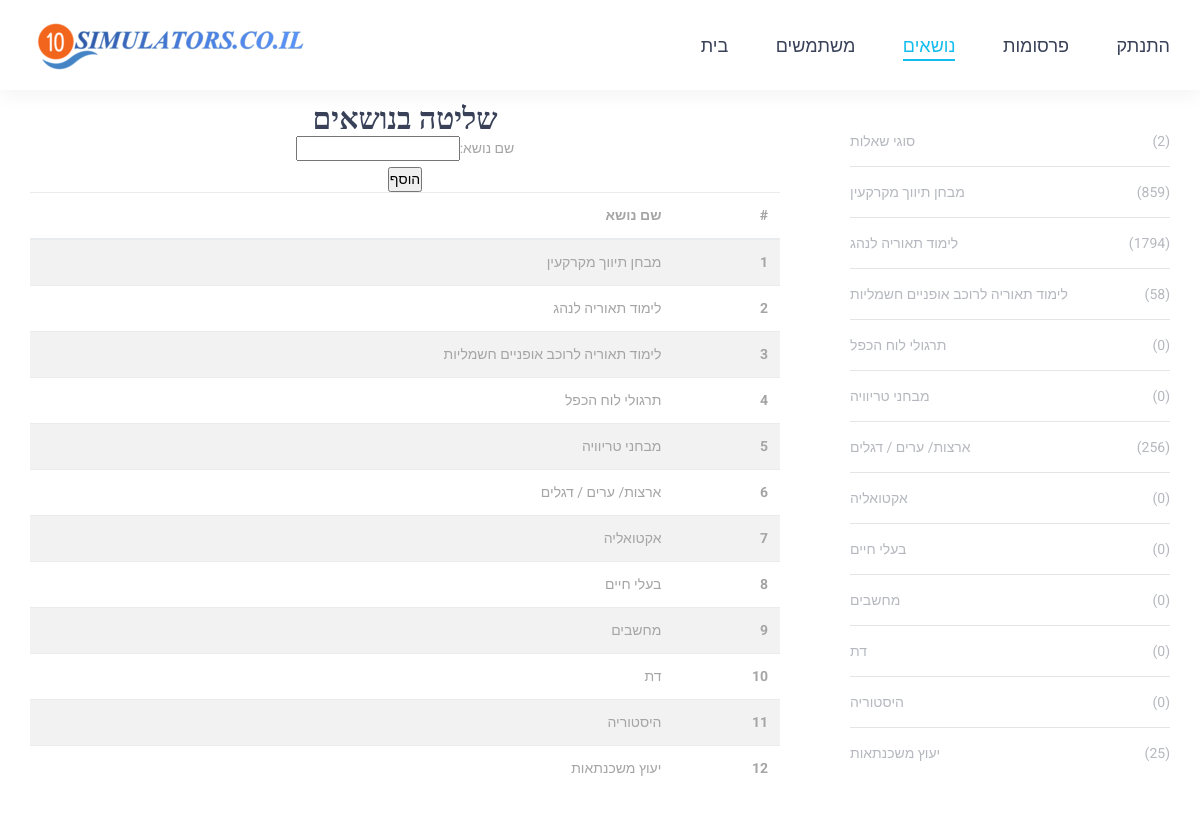
The app's page /admin/subjects.php (signed in) with its own data.
### tables this page shows
CREATE TABLE `subjectquestions` (
  `idSubjectQuestion` int(11) NOT NULL,
  `Subject_name` varchar(45) NOT NULL
);

### DB/dbconnect.php (called while the page is built, shortened)
<?php
class dbconnect {
    private $conn;
    public function __construct() {
        $this->conn = new mysqli("127.0.0.1", "root", "", "lomda");
        $this->conn->set_charset("utf8");
    }
    public function GetAllSubjectQuestions() {
        return $this->conn->query("SELECT * FROM subjectquestions");
    }
    public function GetAllQuestionType() {
        return $this->conn->query("SELECT * FROM questiontype");
    }
    public function GetAllQuestionsBySubjectId($id) {
        return $this->conn->query("SELECT * FROM questiontype,questions where questiontype.idQuestionType=questions.idQuestionType and idSubjectQuestion=$id");
    }
}

### admin/subjects.php (the view, shortened to what this page needs)
<?php
include_once '../DB/dbconnect.php';
$db = new dbconnect();
?>
<!DOCTYPE html>
<html lang="he">
    <head>
        <link rel="stylesheet" type="text/css" href="../styles/bootstrap4/bootstrap.min.css">
        <link href="../plugins/font-awesome-4.7.0/css/font-awesome.min.css" rel="stylesheet" type="text/css">
        <link href="../plugins/colorbox/colorbox.css" rel="stylesheet" type="text/css">
        <link rel="stylesheet" type="text/css" href="../styles/blog_single.css">
        <link rel="stylesheet" type="text/css" href="../styles/blog_single_responsive.css">
    </head>
    <body>
        <div class="super_container">
            <header class="header">
                <div class="header_container">
                    <div class="container">
                        <div class="row">
                            <div class="col">
                                <div class="header_content d-flex flex-row align-items-center justify-content-start">
                                    <div class="logo_container">
                                        <a href="./index.php">
                                            <div class="logo_text"><img src="../templateImages/logo.png"></div>
                                        </a>
                                    </div>
                                    <nav class="main_nav_contaner ml-auto">
                                        <ul class="main_nav">
                                            <li ><a href="index.php">בית</a></li>
                                            <li ><a href="users.php">משתמשים</a></li>
                                            <li class="active"><a href="subjects.php">נושאים</a></li>
                                            <li><a href="Advertisements.php">פרסומות</a></li>
                                            <li><a href="../login.php"> התנתק</a></li>
                                        </ul>
                                    </nav>
                                </div>
                            </div>
                        </div>
                    </div>
                </div>
            </header>
            <div class="blog">
                <div class="container">
                    <div class="row">
                        <div class="col-lg-8" dir="rtl">
                            <div class="blog_title"><center>שליטה בנושאים</center></div>
                            <center>
                                <form action="./subjects.php" method="POST">
                                    <label>שם נושא:</label><input name="subjectname" type="text" required><br>
                                    <input type="submit" name="insert" value="הוסף">
                                </form>
                                <table class="table table-striped" >
                                    <thead>
                                        <tr>
                                            <th scope="col">#</th>
                                            <th scope="col" >שם נושא</th>
                                        </tr>
                                    </thead>
                                    <tbody>
                                        <?php
                                        $result = $db->GetAllSubjectQuestions();
                                        while ($row = $result->fetch_assoc()) {
                                            ?>
                                            <tr>
                                                <th scope="row"><?php echo $row['idSubjectQuestion'] ?></th>
                                                <td><?php echo $row['Subject_name'] ?></td>
                                            </tr>
                                        <?php }
                                        ?>
                                    </tbody>
                                </table>
                            </center>
                        </div>
                        <div class="col-lg-4">
                            <div class="sidebar">
                                <div class="sidebar_section">
                                    <div class="sidebar_categories">
                                        <ul class="categories_list">
                                            <li><a href="./questionType.php" class="clearfix">סוגי שאלות<span>(<?php echo $db->GetAllQuestionType()->num_rows ?>)</span></a></li>
                                            <?php
                                            $result = $db->GetAllSubjectQuestions();
                                            while ($row = $result->fetch_assoc()) {
                                                ?>
                                                <li><a href="Questions.php?subject=<?php echo $row['idSubjectQuestion'] ?>" class="clearfix"><?php echo $row['Subject_name'] ?><span>(<?php echo $db->GetAllQuestionsBySubjectId($row['idSubjectQuestion'])->num_rows ?>)</span></a></li>
                                                <?php } ?>
                                        </ul>
                                    </div>
                                </div>
                            </div>
                        </div>
                    </div>
                </div>
            </div>
        </div>
    </body>
</html>

### styles/blog_single.css (style rules this page uses)
* { margin: 0; padding: 0; -webkit-font-smoothing: antialiased; -webkit-text-shadow: rgba(0,0,0,.01) 0 0 1px; text-shadow: rgba(0,0,0,.01) 0 0 1px; }
body { font-family: 'Roboto', sans-serif; font-size: 14px; font-weight: 400; background: #FFFFFF; color: #a5a5a5; }
div { display: block; position: relative; -webkit-box-sizing: border-box; -moz-box-sizing: border-box; box-sizing: border-box; }
ul { list-style: none; margin-bottom: 0px; }
a, a:hover, a:visited, a:active, a:link { text-decoration: none; -webkit-font-smoothing: antialiased; -webkit-text-shadow: rgba(0,0,0,.01) 0 0 1px; text-shadow: rgba(0,0,0,.01) 0 0 1px; }
.clearfix::before, .clearfix::after { content: ""; display: table; }
.clearfix::after { clear: both; }
.clearfix { zoom: 1; }
.super_container { width: 100%; overflow: hidden; }
.header { position: fixed; top: 0; left: 0; width: 100%; z-index: 100; box-shadow: 0px 5px 20px rgba(0,0,0,0.05); -webkit-transition: all 200ms ease; -moz-transition: all 200ms ease; -ms-transition: all 200ms ease; -o-transition: all 200ms ease; transition: all 200ms ease; }
.header_container { width: 100%; background: #FFFFFF; }
.header_content { height: 90px; -webkit-transition: all 200ms ease; -moz-transition: all 200ms ease; -ms-transition: all 200ms ease; -o-transition: all 200ms ease; transition: all 200ms ease; }
.logo, .logo_text { display: inline-block; }
.logo_text { font-family: 'Roboto Slab', serif; font-size: 36px; font-weight: 700; line-height: 0.75; color: #384158; vertical-align: middle; margin-left: 4px; -webkit-transition: all 200ms ease; -moz-transition: all 200ms ease; -ms-transition: all 200ms ease; -o-transition: all 200ms ease; transition: all 200ms ease; }
.main_nav, .search_button, .shopping_cart { display: inline-block; }
.main_nav li { display: inline-block; position: relative; }
.main_nav li:not(:last-child) { margin-right: 44px; }
.main_nav li a { font-size: 18px; font-weight: 500; color: #384158; -webkit-transition: all 200ms ease; -moz-transition: all 200ms ease; -ms-transition: all 200ms ease; -o-transition: all 200ms ease; transition: all 200ms ease; }
.main_nav li a:hover, .main_nav li.active a { color: #14bdee; }
.main_nav li.active::after { display: block; position: absolute; bottom: -2px; left: 0; width: 100%; height: 2px; background: #14bdee; content: ''; }
.blog { width: 100%; background: #FFFFFF; padding-top: 100px; padding-bottom: 100px; }
.blog_title { font-family: 'Roboto Slab', serif; font-size: 30px; font-weight: 700; line-height: 1.2; color: #384158; }
.sidebar { width: 100%; padding-left: 40px; }
.sidebar_categories { margin-top: 16px; }
.sidebar_categories ul li { position: relative; width: 100%; height: 51px; }
.sidebar_categories ul li:not(:last-of-type) { border-bottom: solid 1px #e5e5e5; }
.sidebar_categories ul li a { display: block; position: relative; font-size: 14px; color: #b5b8be; line-height: 51px; -webkit-transition: all 200ms ease; -moz-transition: all 200ms ease; -ms-transition: all 200ms ease; -o-transition: all 200ms ease; transition: all 200ms ease; }
.categories_list li a span { float:right; }

### records on screen
subjectquestions: idSubjectQuestion "1", Subject_name "מבחן תיווך מקרקעין", num_rows "859"
subjectquestions: idSubjectQuestion "2", Subject_name "לימוד תאוריה לנהג", num_rows "1794"
subjectquestions: idSubjectQuestion "3", Subject_name "לימוד תאוריה לרוכב אופניים חשמליות", num_rows "58"
subjectquestions: idSubjectQuestion "4", Subject_name "תרגולי לוח הכפל", num_rows "0"
subjectquestions: idSubjectQuestion "5", Subject_name "מבחני טריוויה", num_rows "0"
subjectquestions: idSubjectQuestion "6", Subject_name "ארצות/ ערים / דגלים", num_rows "256"
subjectquestions: idSubjectQuestion "7", Subject_name "אקטואליה", num_rows "0"
subjectquestions: idSubjectQuestion "8", Subject_name "בעלי חיים", num_rows "0"
subjectquestions: idSubjectQuestion "9", Subject_name "מחשבים", num_rows "0"
subjectquestions: idSubjectQuestion "10", Subject_name "דת", num_rows "0"
subjectquestions: idSubjectQuestion "11", Subject_name "היסטוריה", num_rows "0"
subjectquestions: idSubjectQuestion "12", Subject_name "יעוץ משכנתאות", num_rows "25"

### other values on screen
$db->GetAllQuestionType()->num_rows "2"
